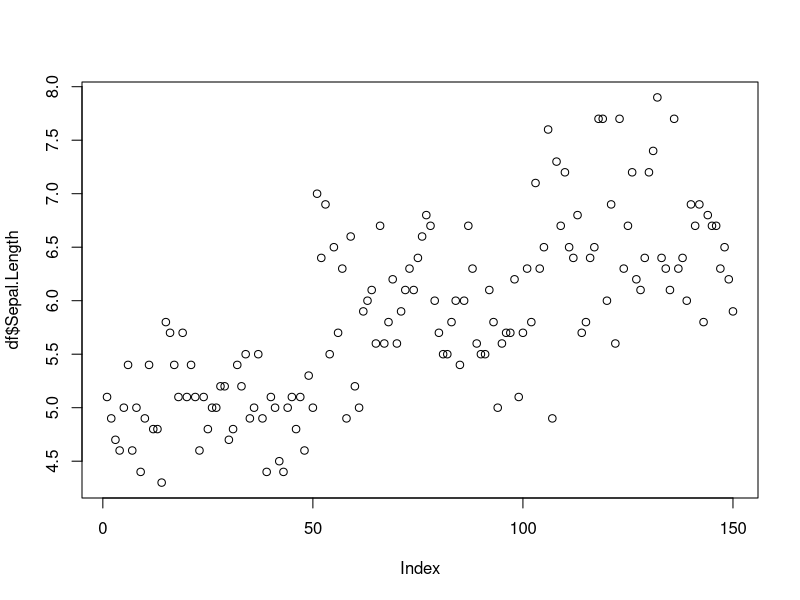
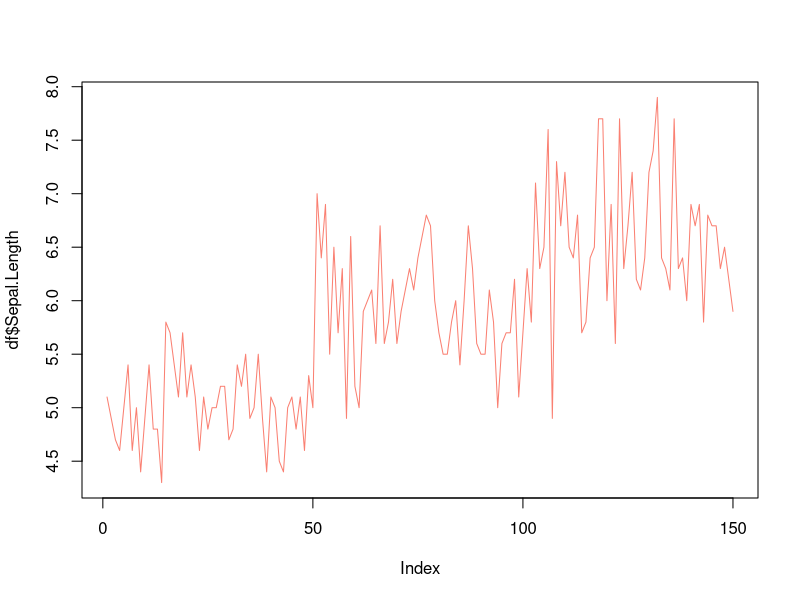
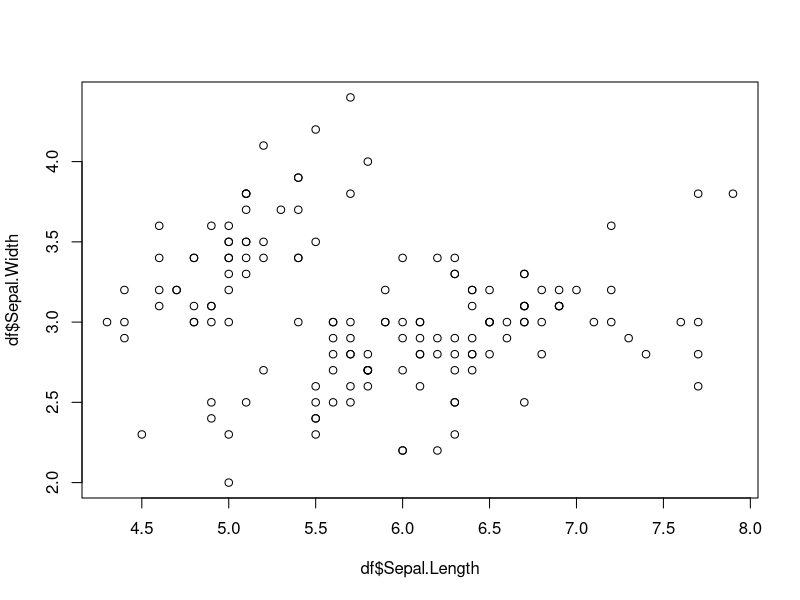
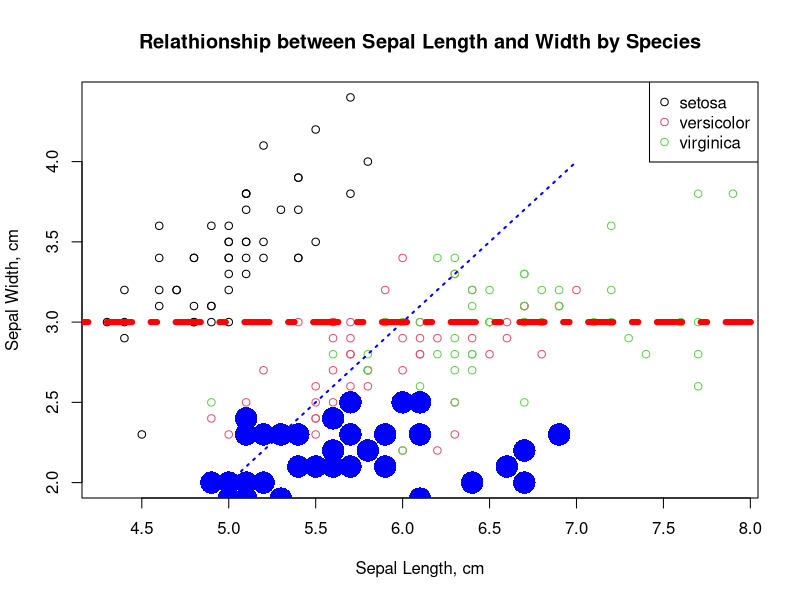
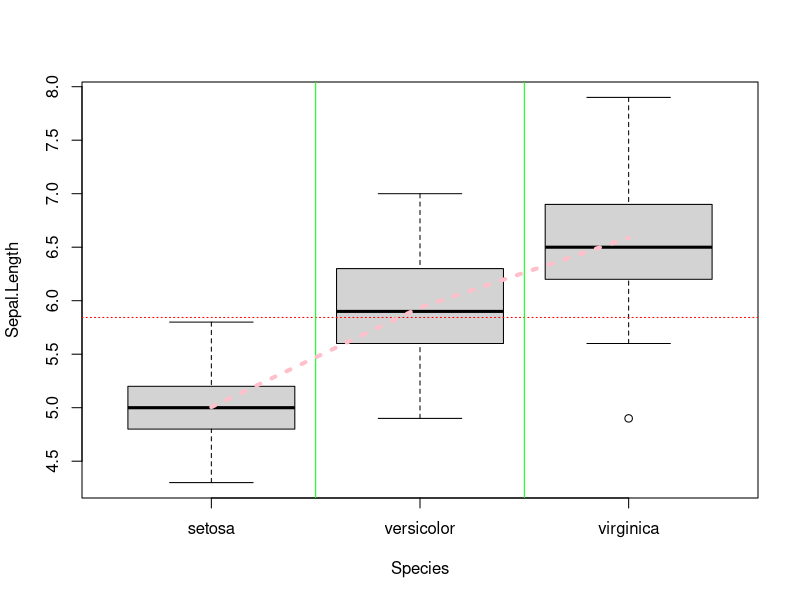

Generate these figures, in order, with R: (Note: this script raises an error after producing the figures.)
rm(list = ls())
library(tidyverse)

# Basic Plotting Functions -----------------------------------------

df<- iris
plot(df$Sepal.Length)
# Plot against index number which is a bit pointless...
# requires more input

plot(df$Sepal.Length, type = "l", col = "salmon")
# Again, doesn't make any sense as it is graphed against index.
# Only necessary if data is assembled by time/date

plot(x = df$Sepal.Length, y = df$Sepal.Width)
# Only plots against the two values where they overlap. Plot actually means
# very little
# We're getting there
plot(x = df$Sepal.Length, y = df$Sepal.Width, col = df$Species,
     xlab = "Sepal Length, cm", ylab = "Sepal Width, cm",
     main = "Relathionship between Sepal Length and Width by Species")
# Much better plot, allows for relationships to be seen easily
# Legend here will help to explain further!
legend(x = "topright", legend = unique(df$Species),
       col = 1:length(df$Species), pch = 1)
# Another extra function is point, allows to easily add more info.
points(x = df$Petal.Length, y = df$Petal.Width,
       col = "blue", pch = 16, cex = 3)
# Points here allow for additional comparison between the sepal and petal 
# measurements.
# Function points cannot influence the scale of the graph it is being added to.

# Now adding more lines, make it more interesting...
lines(x = c(5,7), y = c(2,4), col = "blue", lty = 3, lwd = 2)
abline(h = 3, col = "red", lwd = 6, lty = 4)
# Abline creates only straight lines!

# Points of note regarding boxplots and categorical data in graphs.
boxplot(Sepal.Length ~ Species, data = df)
abline(h = mean(df$Sepal.Length), col = "red", lty = 3)
abline(v = c(1.5, 2.5), col = "green")
#Creation of a line for the mean of the entire data set and two vertical
# lines to neatly separate the 3 boxplots.
# A Piped and separated line
lines(x = c(1,2,3), 
      y = df %>% group_by(Species) %>%
        summarise(m = mean(Sepal.Length)) %>%
        pull(),
      col = "pink", lwd = 4, lty = 3)
# Creates a moving average line through the boxplots.



### GGPLOT2 The best data visualisation package! -----------------------------
# 2 versions, qplot and ggplot, q is simplified verison of ggplot
rm(list = ls())
graphics.off() # Cleans out all data visualisations, like brush in graph window.

### QPLOT ------------------------
# Tries to emulate the syntax used in basic plotting functions with the 
# functionality of tidyverse.
?qplot 
# Example below is same data as above
qplot(x = df$Sepal.Length, y = df$Sepal.Width, col = df$Species,
     xlab = "Sepal Length, cm", ylab = "Sepal Width, cm",
     main = "Relationship between Sepal Length and Width by Species")
# Significantly easier to read and understand

# for easier tidyverse style syntax, can do the following
qplot(x = Sepal.Length, y = Sepal.Width, data = df, col = Species,
      xlab = "Sepal Length, cm", ylab = "Sepal Width, cm",
      main = "Relationship between Sepal Length and Width by Species")

# MULTIPLE PLOTS-=-=-=-
# Using facets arguments will split from the "data" into multiple plots
qplot(x = Sepal.Length, y = Sepal.Width, data = df, col = Species,
      facets = Species ~ ., #switching arguments will flip graph
      xlab = "Sepal Length, cm", ylab = "Sepal Width, cm",
      main = "Relationship between Sepal Length and Width by Species")

# GEOM -=-=-
# More descriptive lines and graph manipulations
?qplot
# More advanced combinations of graph types
qplot(x = Sepal.Length, data = df, geom = "boxplot")

qplot(x = Sepal.Length, y = Species, data = df, geom = "boxplot")

qplot(y = Sepal.Length, x = Species, data = df, geom = c("boxplot", "point"))
# combines two types of graphs together, allows us to visualise where the
# points lie within variables.
qplot(y = Sepal.Length, x = Species, data = df, geom = c("boxplot", "jitter"))
# jitter spreads the points around in general area of boxplot.

# combining data with lines (linear regression, trendline etc.)
qplot(x = Sepal.Length, y = Sepal.Width, data = df, col = Species,
      facets = Species ~ ., 
      geom = c("point", "smooth"), method = "lm", 
      xlab = "Sepal Length, cm", ylab = "Sepal Width, cm",
      main = "Relationship between Sepal Length and Width by Species")

#### GGPLOT #### ----------------------------------
?ggplot
# Only two arguments, data and mapping.
# Mapping should use aes "aesthetics" function, contains all of the extra 
# parameters. ggplot simply adds the stage, prepares for the addition of
# extra layers.

ggplot(data = df, mapping = aes(x=Sepal.Length,
                                y=Sepal.Width,
                                colour = Species)) + geom_point()
# use plus sign + to add additional elements (via geom functions for example)
# ggplot acts by the addition of graph elements + via functionsas opposed to 
# adding function arguments
ggplot(data = df, mapping = aes(x=Sepal.Length,
                                y=Sepal.Width,
                                colour = Species)) + 
  geom_point(size = 3, alpha = .5)
# adding alpha layering means that points are semi transparent therefore will
# appear bold if points overlap
ggplot(data = df, mapping = aes(x=Sepal.Length,
                                y=Sepal.Width,
                                colour = Species)) + 
  xlab("Sepal Length, cm") + ylab("Sepal Width, cm") +
  ggtitle("Relationship between Sepal Length and Width") +
  geom_hline(yintercept = 3, linewidth = 10) +
  geom_point(size = 3, alpha = .5)
# Axis and title are now functions not arguments, use geom to produce lines,
# can check individual functions for their specific arguments.
# NOTE - Lines/elements will appear in the order they are programmed, layer on
# top of each other.
ggplot(data = df, mapping = aes(x=Sepal.Length,
                                y=Sepal.Width,
                                colour = Species)) + 
  xlab("Sepal Length, cm") + ylab("Sepal Width, cm") +
  ggtitle("Relationship between Sepal Length and Width") +
  geom_hline(yintercept = 3, linewidth = 10) +
  geom_point(size = 3, alpha = .5) +
  geom_point(mapping = aes(x = Petal.Length, y = Petal.Width))
# Able to add additional data set / points as an additional graph layer
# Far simpler than default functions as ggplot resizes the axes to suit all data
# Fed into it.

# HISTOGRAMS
# A bit more complicated than default, requires you to define every parameter
# if you wish to have the best looking histogram.

?geom_histogram
df %>% ggplot(mapping = aes(x = Sepal.Length)) +
  geom_histogram(bins = 20)
# Can also define bins by breaks in a sequence, bin number or by binwidth
# breaks = seq(4, 8, 0.2)

# Three separate histograms via facet_grid
df %>% ggplot(mapping = aes(x = Sepal.Length)) +
  geom_histogram() + facet_grid(rows = vars(Species))

# Creation of boxplots with scatter data points on them
df %>% ggplot(aes(x = Sepal.Length, y = Species)) +
  geom_boxplot() +
  geom_jitter(height = 0.1, width = 0.1)
# can also adjust the spread of these extra points using height and width.  
  
# Vid 3
# Good practice to store graphs as a variable, makes for easy comparison
# Creates an object of class gg ggplot
# need to print the object to see again, can continually add to the plot with +

gr1 <- df %>% ggplot(aes(x = Sepal.Length, y = Species)) +
  geom_boxplot() + geom_jitter()
print(gr1)  

gr1 + geom_point(colour = "red")  # not really necessary, proof of concept
gr1 + ggtitle("Insert title here")

gr2 <- ggplot(df, aes(x = Sepal.Length, y = Sepal.Width, colour = Species)) +
  geom_point(size = 2) + geom_smooth()
print(gr2)  

library(ggpubr) #themes from ggpubr
library(tidyverse)
# allows you to arrange graphs together for better look when publishing analysis
ggarrange(gr1, gr2, ncol = 1) 

# THEMES -----------------------------
gr1 + theme_cleveland()
gr2 + theme_dark()

# more available from ggthemes
library(ggthemes)
# contains themes for certain publications
gr2 + theme_economist()
gr2 + theme_wsj()

# GGPUBR
# Designed to be a simpler version of ggplot, without the complex syntax, 
# aimed at less experienced coders eg. researchers
?ggpubr

gghistogram(df, x = "Sepal.Length", fill = "Species", add = "mean")
# note, needs quotation marks as it is not part of dplyr, doesnt work with 
# dplyr syntax, also need quotes on function name
ggboxplot(df, x = "Species", y = "Sepal.Length", width = 0.8, add = "jitter")

